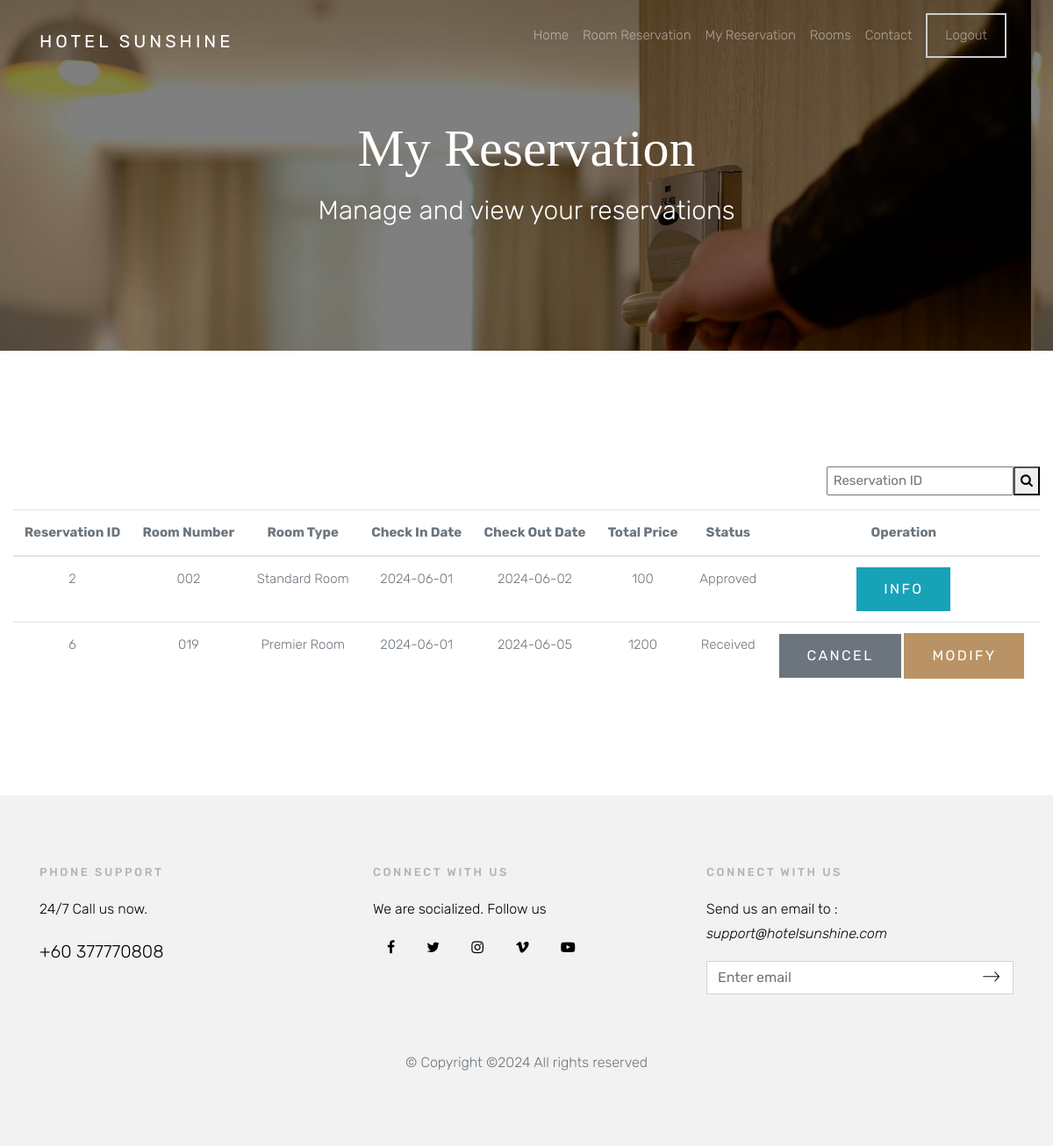
Page /customermanage.php (signed in) on the committed database.
### tables this page shows
CREATE TABLE `o_book` (
  `x_bookid` int(10) NOT NULL,
  `x_room` varchar(10) NOT NULL,
  `x_user` varchar(30) NOT NULL,
  `x_datein` date NOT NULL,
  `x_dateout` date NOT NULL,
  `x_guestnum` int(2) NOT NULL,
  `x_totalfee` float NOT NULL,
  `x_status` int(5) NOT NULL,
  `x_cancelreason` varchar(500) NOT NULL,
  `x_approvalreason` varchar(500) NOT NULL,
  `payment_status` varchar(1) DEFAULT NULL,
  `x_emailaddr` varchar(50) NOT NULL,
  `x_telnum` varchar(15) NOT NULL,
  `x_comment` varchar(2000) NOT NULL,
  `x_createddate` datetime DEFAULT NULL
);

CREATE TABLE `o_room` (
  `x_roomid` varchar(10) NOT NULL,
  `x_roomtype` varchar(15) NOT NULL,
  `x_price` float NOT NULL,
  `x_guestnum` int(2) NOT NULL,
  `x_bedsize` varchar(25) NOT NULL,
  `x_avail_flag` char(1) DEFAULT 'Y'
);

CREATE TABLE `o_status` (
  `x_id` int(5) NOT NULL,
  `x_name` varchar(20) NOT NULL
);

### customermanage.php (the view, shortened to what this page needs)
<?php
include ('dbconnect.php');
$fid = $_SESSION['xuserid'];
$sql = "SELECT * FROM o_book
        LEFT JOIN o_room ON o_book.x_room = o_room.x_roomid
        LEFT JOIN o_status ON o_book.x_status = o_status.x_id
        WHERE x_user = ?";
$stmt = mysqli_prepare($con, $sql);
mysqli_stmt_bind_param($stmt, "s", $fid);
mysqli_stmt_execute($stmt);
$result = mysqli_stmt_get_result($stmt);
?>
<!doctype html>
<html lang="en">
  <head>
    <link rel="stylesheet" href="css/bootstrap.css">
    <link rel="stylesheet" href="css/animate.css">
    <link rel="stylesheet" href="css/owl.carousel.min.css">
    <link rel="stylesheet" href="fonts/ionicons/css/ionicons.min.css">
    <link rel="stylesheet" href="fonts/fontawesome/css/font-awesome.min.css">
    <link rel="stylesheet" href="css/magnific-popup.css">
    <link rel="stylesheet" href="https://cdnjs.cloudflare.com/ajax/libs/bootstrap-datepicker/1.8.0/css/bootstrap-datepicker.min.css">
    <link rel="stylesheet" href="css/style.css">
  </head>
  <body>
    <header role="banner">
      <nav class="navbar navbar-expand-md navbar-dark bg-light">
        <div class="container">
          <a class="navbar-brand" href="home.php">Hotel Sunshine</a>
          <div class="collapse navbar-collapse navbar-light" id="navbarsExample05">
            <ul class="navbar-nav ml-auto pl-lg-5 pl-0">
              <li class="nav-item">
                <a class="nav-link" href="home.php">Home</a>
              </li>
             <li class="nav-item">
                <a class="nav-link " href="customer.php">Room Reservation</a>
              </li>
              <li class="nav-item">
                <a class="nav-link" href="customermanage.php">My Reservation</a>
              </li>
              <li class="nav-item">
                <a class="nav-link" href="home.php#featuredrooms">Rooms</a>
              </li>
              <li class="nav-item">
                <a class="nav-link" href="mailto:support@hotelsunshine.com">Contact</a>
              </li>
               <li class="nav-item cta">
                <a class="nav-link" href="logout.php"><span>Logout</span></a>
              </li>
            </ul>
          </div>
        </div>
      </nav>
    </header>
    <section class="site-hero site-hero-innerpage overlay" data-stellar-background-ratio="0.5" style="background-image: url(images/big_image_1.jpg);">
      <div class="container">
        <div class="row align-items-center site-hero-inner justify-content-center">
          <div class="col-md-12 text-center">
            <div class="mb-5 pt-5 element-animate">
              <h1 style= "color:white" >My Reservation</h1>
              <p>Manage and view your reservations</p>
            </div>
          </div>
        </div>
      </div>
    </section>
<link rel="stylesheet" type="text/css" href="https://cdn.datatables.net/1.11.5/css/jquery.dataTables.css">
    <section class="site-section">
      <div class="container-fluid">
        <div class="row">
          <div class="col-md-12 text-right">
            <table class="table table-hover">
                <thead>
                  <tr>
                      <form method="POST" name="search" action="searchresult.php"><br>
                      <input type="text" placeholder=" Reservation ID" name="search">
                      <button type="submit" value="search"><i class="fa fa-search"></i></button>
                      </form>
                  </tr>
                </thead>
            </table>
          </div>
          <div class="col-md-12 text-center">
          <table class="table table-hover">
            <thead>
              <tr>
                <th>Reservation ID</th>
                <th>Room Number</th>
                <th>Room Type</th>
                <th>Check In Date</th>
                <th>Check Out Date</th>
                <th>Total Price</th>
                <th>Status</th>
                <th>Operation</th>
              </tr>
            </thead>
            <tbody>
              <?php
                while($row=mysqli_fetch_array($result))
                {
                  echo"<tr>";
                  echo "<td>".$row['x_bookid']."</td>";
                  echo "<td>".$row['x_roomid']."</td>";
                  echo "<td>".$row['x_roomtype']."</td>";
                  echo "<td>".$row['x_datein']."</td>";
                  echo "<td>".$row['x_dateout']."</td>";
                  echo "<td>".$row['x_totalfee']."</td>";
                  echo "<td>".$row['x_name']."</td>";
                  echo "<td>";
                  if($row['x_status'] == 0){
                    echo "<a href='customercancel.php?id=".$row['x_bookid']. "' onClick='return delConfirmation(event, this.href);' class ='btn btn-secondary'>Cancel</a>&nbsp;";
                    echo "<a href='customermodify.php?id=" . $row['x_bookid'] . "' class ='btn btn-primary'>Modify</a>&nbsp";
                  }
                  else if($row["x_status"] == 1){
                    echo "<button class='btn btn-info' onclick='showReasonApprove(".htmlspecialchars(json_encode($row['x_approvalreason']), ENT_QUOTES, 'UTF-8').")'>Info</button>";
                  }
                  echo "</td>";
                  echo "</tr>";
                }
              ?>
            </tbody>
          </table>
        </div>
      </div>
    </section>
<?php include 'footer.php' ?>

### css/style.css (style rules this page uses)
body { background: #fff; font-family: "Rubik", arial, sans-serif; font-weight: 300; font-size: 15px; line-height: 1.8; color: #6c757d; }
a { -webkit-transition: .3s all ease; -o-transition: .3s all ease; transition: .3s all ease; text-decoration: none; }
h1, h2, h3, h4, h5 { color: #000; font-family: "Playfair Display", times, serif; }
header { position: absolute; top: 0; left: 0; width: 100%; z-index: 5; }
header .navbar-brand { text-transform: uppercase; letter-spacing: .2em; font-weight: 400; color: #fff !important; }
header .navbar { padding-top: 0; padding-bottom: 0; background: transparent !important; }
header .navbar .nav-link { padding: 1.7rem 1rem; outline: none !important; }
header .navbar .cta { float: right; }
header .navbar .cta > a { margin-top: -12px; position: relative; }
header .navbar .cta > a span { display: inline-block; padding: 10px 20px; border: 2px solid #ccc; }
.site-hero { background-size: cover; background-position: center center; min-height: 750px; height: 100vh; }
.site-hero > .container { position: relative; z-index: 2; }
.site-hero.overlay { position: relative; }
.site-hero.overlay:before { content: ""; background: rgba(0, 0, 0, 0.5); width: 100%; z-index: 1; position: absolute; top: 0; left: 0; right: 0; bottom: 0; }
.site-hero.overlay h1, .site-hero.overlay p { color: #fff; }
.site-hero.overlay h1 { font-size: 60px; }
.site-hero.overlay p { font-size: 30px; }
.site-hero .site-hero-inner { min-height: 750px; height: 100vh; }
.site-hero-innerpage, .site-hero-innerpage .site-hero-inner { min-height: 200px; height: 50vh; }
.site-section { padding: 7em 0; }
.btn, .form-control { outline: none; -webkit-box-shadow: none !important; box-shadow: none !important; border-radius: 0; }
.btn { -webkit-transition: .3s all ease; -o-transition: .3s all ease; transition: .3s all ease; padding: 12px 30px; text-transform: uppercase; letter-spacing: .15em; }
.btn.btn-primary { color: #fff; border-width: 2px; }
.element-animate { opacity: 0; visibility: hidden; }

### rows in the picture
o_book: x_bookid "2", x_room.x_roomid "002", x_room.x_roomtype "Standard Room", x_datein "2024-06-01", x_dateout "2024-06-02", x_totalfee "100", x_status.x_name "Approved"
o_book: x_bookid "6", x_room.x_roomid "019", x_room.x_roomtype "Premier Room", x_datein "2024-06-01", x_dateout "2024-06-05", x_totalfee "1200", x_status.x_name "Received"
